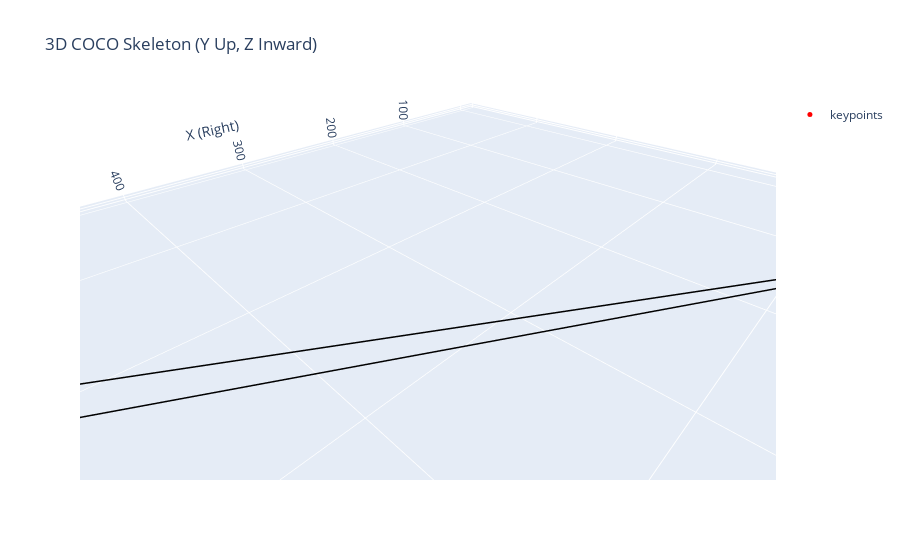

The notebook cell saved with this chart:
### Code cell
# 提取 x, y, z
# pose3d = build_3d_pose_from_2d_and_depth_torch(keypoints_2d, relative_depth, image_size)
pose3d = build_3d_pose_from_2d_and_depth_absolute(keypoints_2d, relative_depth, image_size)

# 👉 方向调整：Y 轴向上，Z 轴向里（符合摄像机观察）
x = pose3d[:, 0].numpy()
y = -pose3d[:, 1].numpy()  # 向上
z = -pose3d[:, 2].numpy()  # 深度往里

# 👉 COCO 关键点连线结构
coco_skeleton = [
    (0, 1), (0, 2),
    (1, 3), (2, 4),
    (5, 6),
    (5, 7), (7, 9),
    (6, 8), (8,10),
    (5,11), (6,12),
    (11,12),
    (11,13), (13,15),
    (12,14), (14,16)
]

# ✅ 绘制关键点（带编号）
scatter = go.Scatter3d(
    x=x, y=y, z=z,
    mode='markers+text',
    text=[str(i) for i in range(J)],
    marker=dict(size=5, color='red'),
    textposition="top center",
    name='keypoints'
)

# ✅ 骨架连线
lines = []
for i, j in coco_skeleton:
    if i < J and j < J:
        lines.append(go.Scatter3d(
            x=[x[i], x[j]],
            y=[y[i], y[j]],
            z=[z[i], z[j]],
            mode='lines',
            line=dict(color='black', width=3),
            showlegend=False
        ))

# ✅ 绘制图形
fig = go.Figure(data=[scatter] + lines)
fig.update_layout(
    title="3D COCO Skeleton (Y Up, Z Inward)",
    scene=dict(
        xaxis_title='X (Right)',
        yaxis_title='Y (Up)',
        zaxis_title='Z (Forward)',
        aspectmode='data'
    )
)
fig.show()

### Figure 1 — Plotly figure (JSON) as saved in the notebook; plotly's stock layout.template omitted (floating-point values rounded to 4 significant figures)
{"data": [{"marker": {"color": "red", "size": 5}, "mode": "markers+text", "name": "keypoints", "text": ["0", "1", "2", "3", "4", "5", "6", "7", "8", "9", "10", "11", "12", "13", "14", "15", "16"], "textposition": "top center", "type": "scatter3d", "x": [0.0, 0.0, 0.0, 0.0, 589.6, 559.3, 588.2, 0.0, 614.4, 0.0, 638.3, 547.6, 566.2, 560.9, 591.1, 547.2, 596.7], "y": [-0.0, -0.0, -0.0, -0.0, -339.6, -350.2, -354.9, -0.0, -375.5, -0.0, -369.6, -405.0, -408.4, -440.5, -443.1, -482.3, -488.2], "z": [-9.004, -9.004, -9.004, -9.004, -8.637, -9.085, -8.815, -9.004, -8.76, -9.004, -8.432, -9.993, -9.966, -11.04, -11.03, -12.92, -13.1]}, {"line": {"color": "black", "width": 3}, "mode": "lines", "showlegend": false, "type": "scatter3d", "x": [0, 0], "y": [0, 0], "z": [-9.004, -9.004]}, {"line": {"color": "black", "width": 3}, "mode": "lines", "showlegend": false, "type": "scatter3d", "x": [0, 0], "y": [0, 0], "z": [-9.004, -9.004]}, {"line": {"color": "black", "width": 3}, "mode": "lines", "showlegend": false, "type": "scatter3d", "x": [0, 0], "y": [0, 0], "z": [-9.004, -9.004]}, {"line": {"color": "black", "width": 3}, "mode": "lines", "showlegend": false, "type": "scatter3d", "x": [0, 589.6], "y": [0, -339.6], "z": [-9.004, -8.637]}, {"line": {"color": "black", "width": 3}, "mode": "lines", "showlegend": false, "type": "scatter3d", "x": [559.3, 588.2], "y": [-350.2, -354.9], "z": [-9.085, -8.815]}, {"line": {"color": "black", "width": 3}, "mode": "lines", "showlegend": false, "type": "scatter3d", "x": [559.3, 0], "y": [-350.2, 0], "z": [-9.085, -9.004]}, {"line": {"color": "black", "width": 3}, "mode": "lines", "showlegend": false, "type": "scatter3d", "x": [0, 0], "y": [0, 0], "z": [-9.004, -9.004]}, {"line": {"color": "black", "width": 3}, "mode": "lines", "showlegend": false, "type": "scatter3d", "x": [588.2, 614.4], "y": [-354.9, -375.5], "z": [-8.815, -8.76]}, {"line": {"color": "black", "width": 3}, "mode": "lines", "showlegend": false, "type": "scatter3d", "x": [614.4, 638.3], "y": [-375.5, -369.6], "z": [-8.76, -8.432]}, {"line": {"color": "black", "width": 3}, "mode": "lines", "showlegend": false, "type": "scatter3d", "x": [559.3, 547.6], "y": [-350.2, -405.0], "z": [-9.085, -9.993]}, {"line": {"color": "black", "width": 3}, "mode": "lines", "showlegend": false, "type": "scatter3d", "x": [588.2, 566.2], "y": [-354.9, -408.4], "z": [-8.815, -9.966]}, {"line": {"color": "black", "width": 3}, "mode": "lines", "showlegend": false, "type": "scatter3d", "x": [547.6, 566.2], "y": [-405.0, -408.4], "z": [-9.993, -9.966]}, {"line": {"color": "black", "width": 3}, "mode": "lines", "showlegend": false, "type": "scatter3d", "x": [547.6, 560.9], "y": [-405.0, -440.5], "z": [-9.993, -11.04]}, {"line": {"color": "black", "width": 3}, "mode": "lines", "showlegend": false, "type": "scatter3d", "x": [560.9, 547.2], "y": [-440.5, -482.3], "z": [-11.04, -12.92]}, {"line": {"color": "black", "width": 3}, "mode": "lines", "showlegend": false, "type": "scatter3d", "x": [566.2, 591.1], "y": [-408.4, -443.1], "z": [-9.966, -11.03]}, {"line": {"color": "black", "width": 3}, "mode": "lines", "showlegend": false, "type": "scatter3d", "x": [591.1, 596.7], "y": [-443.1, -488.2], "z": [-11.03, -13.1]}], "layout": {"scene": {"aspectmode": "data", "xaxis": {"title": {"text": "X (Right)"}}, "yaxis": {"title": {"text": "Y (Up)"}}, "zaxis": {"title": {"text": "Z (Forward)"}}}, "title": {"text": "3D COCO Skeleton (Y Up, Z Inward)"}}}
